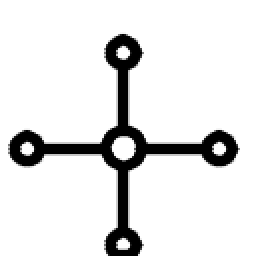
#> input picture data/data1/dataset/images/sample_00047.png, 128 x 128 px (shown 2 times larger)
$ python -i factorygen.py   (imports and definitions only)
#> lines starting #> are read from the running program, lines starting #| are printed output that depends on the picture; after the words box and inside, x2 and y2 are one past the last pixel; in counts of white or black regions, pixels touching at a corner belong together
import torch
import torch.nn as nn
import torch.optim as optim
import numpy as np
import cv2
import scipy.ndimage as nd
import os
import json
import glob

# [1 line that did not run here, left out]

# --- 1. The Differentiable Canvas ---
class DifferentiableCanvasV3(nn.Module):
    # [28 lines left out: functions __init__, draw_lines, not called in this run]

# --- 2. Dynamic Heuristics Analyzer ---
def analyze_image_heuristics(img_array):
    """
    Analyzes a binary target image to intelligently guess the required NUM_STROKES
    and dynamic parameters.
    """
    # Convert to 8-bit for OpenCV
    img_8u = (img_array * 255).astype(np.uint8)

    # Invert so background is 0, lines are 255
    inverted = cv2.bitwise_not(img_8u)

    # Skeletonize/Canny to find structural edges
    edges = cv2.Canny(inverted, 50, 150)
    total_edge_pixels = np.sum(edges > 0)

    # Heuristic: Assume an average stroke covers ~20 pixels in a 128x128 canvas
    # Add a 30% surplus because V3's opacity penalty will delete the extras
    estimated_strokes = int((total_edge_pixels / 20) * 1.3)

    # Bounding values to prevent OOM or undertraining
    num_strokes = max(5, min(estimated_strokes, 100))

    # If the image is highly complex, start with a slightly smaller blur so
    # it doesn't just turn into a single grey blob.
    start_blur = 0.15 if num_strokes < 30 else 0.08

    return num_strokes, start_blur

# --- 3. The Headless Optimizer ---
def optimize_image(image_path, canvas_size=128, epochs=1200):
    # Load and preprocess image
#> called with image_path = 'dataset/images/sample_00047.png', canvas_size = 128, epochs = 1200
    img = cv2.imread(image_path, cv2.IMREAD_GRAYSCALE)
#> img is the input picture: shape (128, 128); min 0, max 255, mean 227.4
    if img is None:
        return None

    img = cv2.resize(img, (canvas_size, canvas_size))
    # Binarize to crisp 0.0 or 1.0
    _, img = cv2.threshold(img, 127, 255, cv2.THRESH_BINARY)
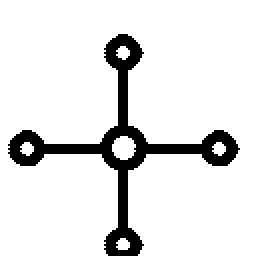
#> img: shape (128, 128) (shown 2 times larger); 89.4% white; 1 black region, box (x1, y1, x2, y2) and area: (4, 17, 120, 128) 1737
    target_img = (img / 255.0).astype(np.float32)

    # Calculate Dynamic Variables
    num_strokes, start_blur = analyze_image_heuristics(target_img)
#> in analyze_image_heuristics, `edges = cv2.Canny(inverted, 50, 150)`:
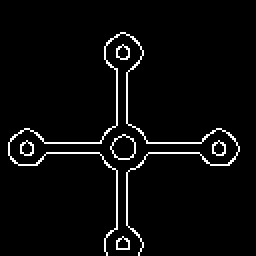
#> edges: shape (128, 128) (shown 2 times larger); 3.7% white in thin lines or dots, all inside (x1, y1, x2, y2) = (4, 16, 120, 128)
#> in analyze_image_heuristics, `total_edge_pixels = np.sum(edges > 0)`: total_edge_pixels = 608
#> in analyze_image_heuristics, `estimated_strokes = int((total_edge_pixels / 20) * 1.3)`: estimated_strokes = 39
#> in analyze_image_heuristics, `start_blur = 0.15 if num_strokes < 30 else 0.08`: start_blur = 0.08
#> num_strokes = 39; start_blur = 0.08
    end_blur = 0.005

    print(f"[{os.path.basename(image_path)}] Dynamically assigned {num_strokes} strokes.")
#| [sample_00047.png] Dynamically assigned 39 strokes.

#> (the run stopped early here; a loop or call above may not have finished)

$ run again, on data/data1/dataset/images/sample_00278.png
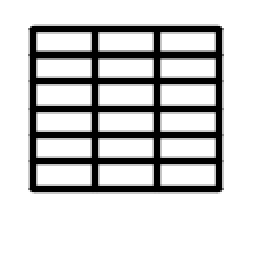
#> input picture data/data1/dataset/images/sample_00278.png, 128 x 128 px (shown 2 times larger)
#> in optimize_image, img is the input picture: shape (128, 128); min 0, max 255, mean 205.8
#> in optimize_image, `_, img = cv2.threshold(img, 127, 255, cv2.THRESH_BINARY)`:
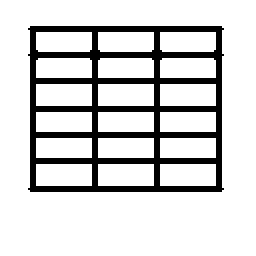
#> img: shape (128, 128) (shown 2 times larger); 83% white; 1 black region, box (x1, y1, x2, y2) and area: (14, 13, 112, 96) 2778
#> in analyze_image_heuristics, `edges = cv2.Canny(inverted, 50, 150)`:
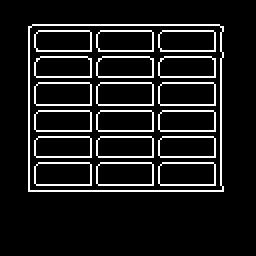
#> edges: shape (128, 128) (shown 2 times larger); 10.2% white in thin lines or dots, all inside (x1, y1, x2, y2) = (14, 12, 112, 96)
#> total_edge_pixels = 1666
#> estimated_strokes = 108
#> in analyze_image_heuristics, `num_strokes = max(5, min(estimated_strokes, 100))`: num_strokes = 100
#> in analyze_image_heuristics, `start_blur = 0.15 if num_strokes < 30 else 0.08`: start_blur = 0.08
#> in optimize_image, `num_strokes, start_blur = analyze_image_heuristics(target_img)`: num_strokes = 100; start_blur = 0.08
#| [sample_00278.png] Dynamically assigned 100 strokes.
